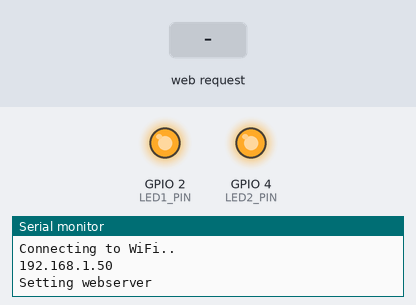
This sketch was run on a simulated ESP32. On the bench: output pins drawn as LEDs (lit = HIGH), the last lines printed to the serial monitor. The test bench sets the inputs (shaded band). WiFi joins after 1.5 s; servers stay silent unless stated; storage starts empty.

Above: at 3.2 s.
3.3 s: HTTP request GET /toggle?led=1 received
At 3.6 s:
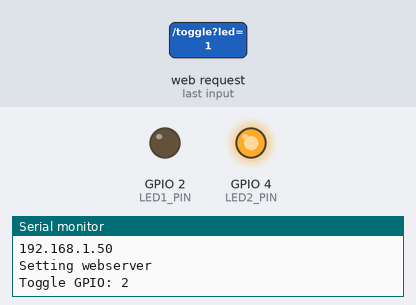
Timing chart, 0 to 6.3 s (numbered marks = the images above; inputs shaded):
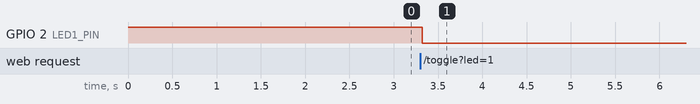

The sketch:

0002-Esp32-Webserver.ino
```cpp
// Import required libraries
#include "WiFi.h"
#include "ESPAsyncWebServer.h"
#include "LittleFS.h"
#include <Adafruit_NeoPixel.h>

// Replace with your network credentials
const char* ssid = "REPLACE_BY_YOUR_SSID";
const char* password = "REPLACE_BY_YOUR_PWD";

// Create AsyncWebServer object on port 80
AsyncWebServer server(80);

// GPIO
#define LED1_PIN 2
#define LED2_PIN 4

// Replaces placeholder
String processor(const String& var){
  Serial.println(var);
}

void setup() {
  // Serial port for debugging purposes
  Serial.begin(115200);

  // GPIO Init
  pinMode(LED1_PIN, OUTPUT);
  pinMode(LED2_PIN, OUTPUT);

  digitalWrite(LED1_PIN, HIGH);
  digitalWrite(LED2_PIN, HIGH);

  // Initialize LittleFS
  if(!LittleFS.begin(true)){
    Serial.println("An Error has occurred while mounting LittleFS");
    return;
  }

  // Connect to Wi-Fi
  WiFi.begin(ssid, password);
  while (WiFi.status() != WL_CONNECTED) {
    delay(1000);
    Serial.println("Connecting to WiFi..");
  }

  // Print ESP32 Local IP Address
  Serial.println(WiFi.localIP());

  // Start server
  WebServerInit();
}

void loop() {
  // put your main code here, to run repeatedly:

}

/***************************************************************/
/*                        WEBSERVER                            */
/***************************************************************/

void  WebServerInit(void)
{
  Serial.println("Setting webserver");

  // Route for root / web page
  server.on("/", HTTP_GET, [](AsyncWebServerRequest *request){
    request->send(LittleFS, "/index.html", String(), false, processor);
  });

  // Route to load style.css file
  server.on("/style.css", HTTP_GET, [](AsyncWebServerRequest *request){
    request->send(LittleFS, "/style.css", "text/css");
  });

  // Route to load script.js file
  server.on("/script.js", HTTP_GET, [](AsyncWebServerRequest *request){
    request->send(LittleFS, "/script.js", "application/javascript");
  });

  server.on("/toggle", HTTP_GET, [](AsyncWebServerRequest *request){
    if (!request->hasParam("led")) {
      request->send(400, "text/plain", "Missing LED param");
      return;
    }
    int led = request->getParam("led")->value().toInt();
    int pin = (led == 1) ? LED1_PIN : (led == 2) ? LED2_PIN : -1;

    if (pin == -1) {
      request->send(400, "text/plain", "Invalid LED number");
      return;
    }

    bool current = digitalRead(pin);
    digitalWrite(pin, !current);
    request->send(200, "text/plain", !current ? "ON" : "OFF");
    Serial.print("Toggle GPIO: ");
    Serial.println(pin);
  });

  // Get LED status
  server.on("/status", HTTP_GET, [](AsyncWebServerRequest *request){
    if (!request->hasParam("led")) {
      request->send(400, "text/plain", "Missing LED param");
      return;
    }
    int led = request->getParam("led")->value().toInt();
    int pin = (led == 1) ? LED1_PIN : (led == 2) ? LED2_PIN : -1;

    if (pin == -1) {
      request->send(400, "text/plain", "Invalid LED number");
      return;
    }

    request->send(200, "text/plain", digitalRead(pin) ? "OFF" : "ON");
  });

  server.begin();
}
```

Measured:
- after the input at 3.3 s, GPIO 2 (LED1_PIN): HIGH → LOW at once
